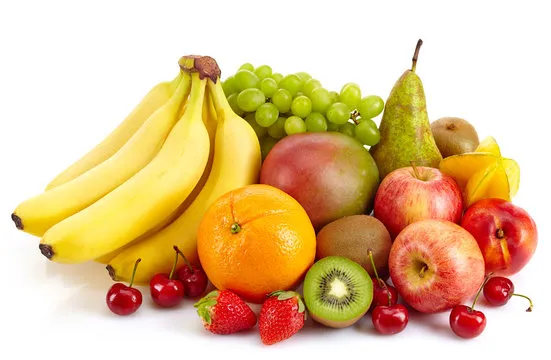
#> input picture img/fruits.png, 551 x 360 px
$ python file1.py
#> lines starting #> are read from the running program, lines starting #| are printed output that depends on the picture
import cv2
import numpy as np

#reading an image
img = cv2.imread("img/fruits.png")
#> img is the input picture: shape (360, 551, 3); mean B, G, R 147.6, 193.4, 226.5
'''
#to show the type of image - that is - numpy array
print(type(img))

#to show the shape of the image
print(img.shape)

#to know the size fo the image
print(img.size)
'''
# [31 lines of commented-out code are left out]
img_flip = cv2.flip(img, -1)
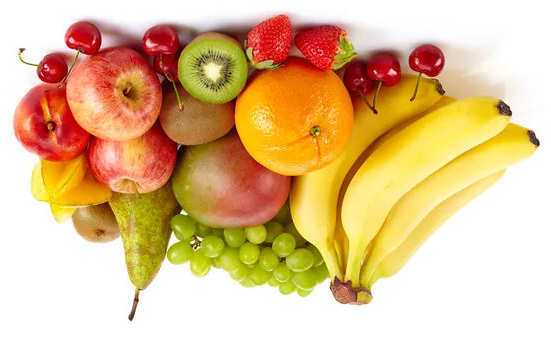
#> img_flip: shape (360, 551, 3); mean B, G, R 147.6, 193.4, 226.5

cv2.imshow("window", img_flip)


cv2.waitKey(0)

$ run again, with img/aripnlane.png copied over img/fruits.png
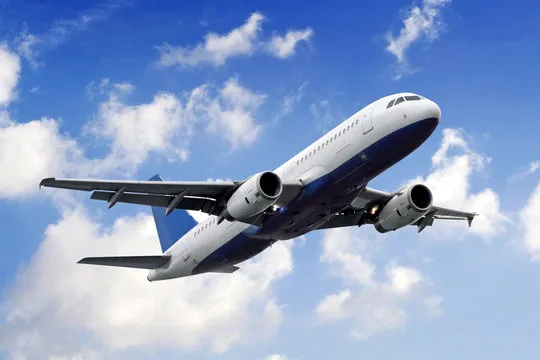
#> input picture img/aripnlane.png, 540 x 360 px
#> img is the input picture: shape (360, 540, 3); mean B, G, R 198.2, 160.1, 138.6
#> `img_flip = cv2.flip(img, -1)`:
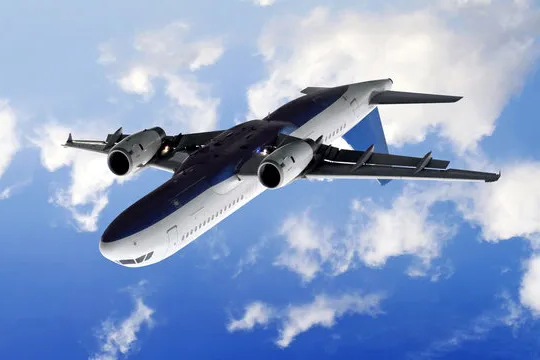
#> img_flip: shape (360, 540, 3); mean B, G, R 198.2, 160.1, 138.6
